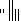

Write the Python code that produced this figure.
from PIL import Image


# Create an empty image with the same dimensions
output_img = Image.new("L", (21,21))

# Loop over the bottom half of the image
for i in range(21):
    for j in range(21):
        # Calculate the pixel value based on (i+j) mod2
        if j % 3 == 0:
            pixel_value = 0
        else:
            pixel_value = 255

        # Set the pixel value in the output image
        output_img.putpixel((j, i), pixel_value)
for i in range(9):
    for j in range(9):
        output_img.putpixel((i, j), 255)
for i in range(13, 21):
    for j in range(9):
        output_img.putpixel((i, j), 255)
for i in range(9):
    for j in range(13, 21):
        output_img.putpixel((i, j), 255)
pixels_to_set_white = [(6,9), (6,10), (6,11), (6,12)]
for pixel in pixels_to_set_white:
    output_img.putpixel(pixel, 255)

# Save the output image
output_img.save("mask2.jpg")
